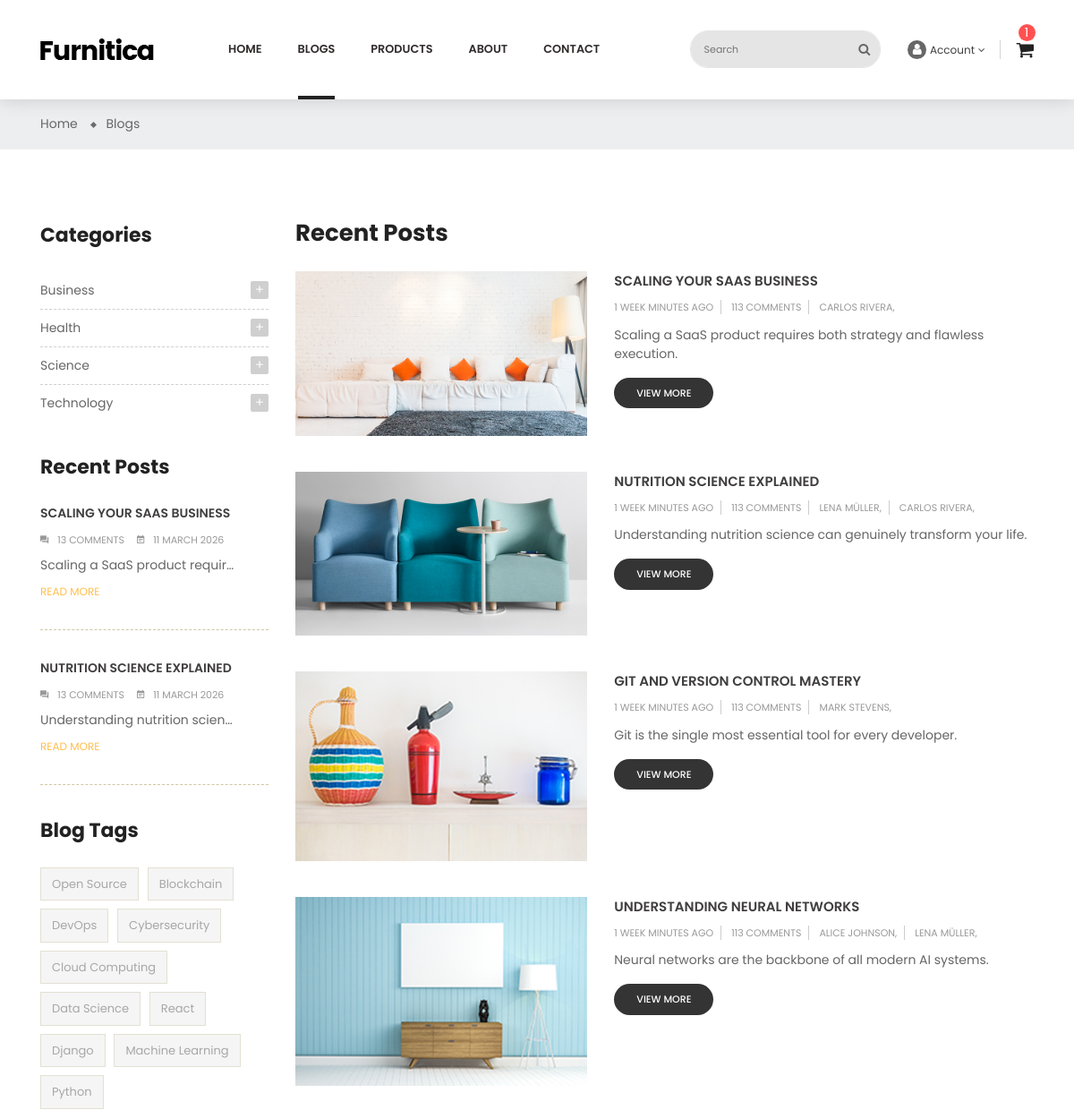
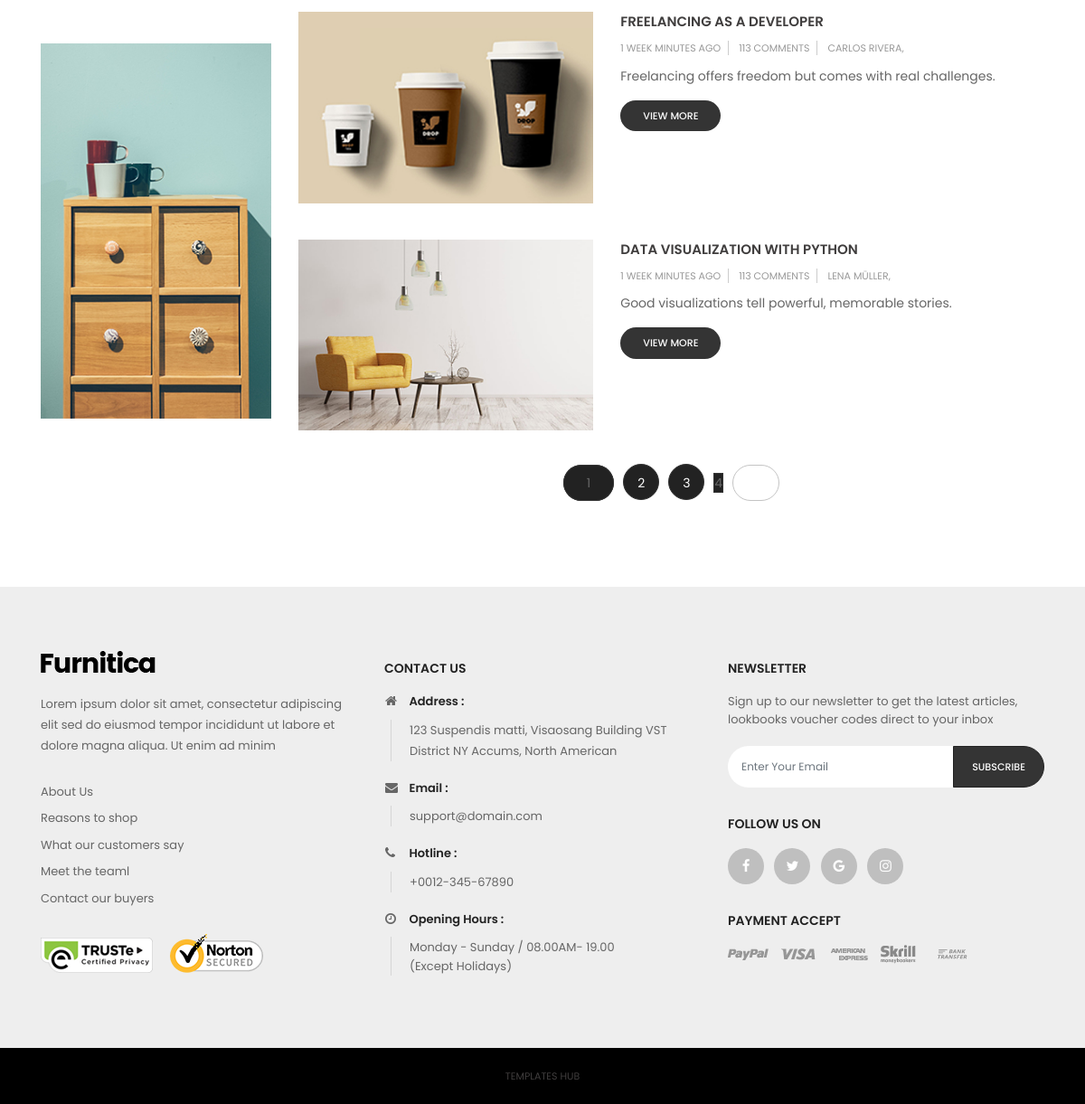
Screenshot of /en/blogs/ with the database file from the repository (2 pictures, top to bottom).
### blogs/models.py (models this page shows, shortened)
class Category(BaseModel):
    title = models.CharField(
        max_length=128,
        verbose_name=_("Title")
    )
    parent = models.ForeignKey(
        'self',
        on_delete=models.PROTECT,
        related_name='children',
        null=True,
        blank=True,
        verbose_name=_("Parent category")
    )
    class Meta:
        db_table = 'categories'
        verbose_name = _("Category")
        verbose_name_plural = _("Categories")

class Blog(BaseModel):
    title = models.CharField(
        max_length=128,
        verbose_name=_("Title")
    )
    short_description = models.CharField(
        max_length=255,
        verbose_name=_("Short description")
    )
    image = models.ImageField(
        upload_to='blogs/',
        null=True,
        blank=True,
        verbose_name=_("Image")
    )
    long_description = models.TextField(
        verbose_name=_("Long description")
    )
    status = models.CharField(
        max_length=20,
        choices=BlogStatus,
        default=BlogStatus.DRAFT,
        verbose_name=_("Status")
    )
    categories = models.ManyToManyField(
        Category,
        related_name='blogs',
        verbose_name=_("Categories")
    )
    tags = models.ManyToManyField(
        Tag,
        related_name='blogs',
        verbose_name=_("Tags")
    )
    authors = models.ManyToManyField(
        Author,
        related_name='blogs',
        verbose_name=_("Authors")
    )
    class Meta:
        db_table = 'blogs'
        verbose_name = _("Blog")
        verbose_name_plural = _("Blogs")

class Tag(BaseModel):
    title = models.CharField(
        max_length=128,
        verbose_name=_("Title")
    )
    class Meta:
        db_table = 'tags'
        verbose_name = _("Tag")
        verbose_name_plural = _("Tags")

class Author(BaseModel):
    full_name = models.CharField(
        max_length=128,
        verbose_name=_("Full name")
    )
    image = models.ImageField(
        upload_to='authors/',
        verbose_name=_("Image")
    )
    about = models.CharField(
        max_length=255,
        verbose_name=_("About")
    )
    professions = models.CharField(
        max_length=128,
        verbose_name=_("Professions")
    )
    is_active = models.BooleanField(
        default=True,
        verbose_name=_("Is active")
    )
    class Meta:
        db_table = 'authors'
        verbose_name = _("Author")
        verbose_name_plural = _("Authors")

### blogs/views.py (the view)
# urls.py: path('', BlogListView.as_view(), name='list'),
class BlogListView(ListView):
    model = Blog
    template_name = 'blogs/blogs-list.html'
    context_object_name = 'blogs'
    paginate_by = 6
    def get_queryset(self):
        blogs = Blog.objects.filter(status=BlogStatus.PUBLISHED).order_by('-id')
        categories = self.request.GET.getlist('cat')
        tags = self.request.GET.getlist('tag')
        categories_id_list = []
        tags_id_list = []
        if categories:
            categories_id_list = list(map(int, categories[0].split(',')))
        if tags:
            tags_id_list = list(map(int, tags[0].split(',')))
        if categories_id_list:
            blogs = blogs.filter(categories__id__in=categories_id_list)
        if tags_id_list:
            blogs = blogs.filter(tags__id__in=tags_id_list)
        return blogs
    def get_context_data(self, **kwargs):
        context = super().get_context_data(**kwargs)
        context["categories"] = Category.objects.filter(parent=None).order_by('-id')
        context["tags"] = Tag.objects.all().order_by('-id')
        context["recent_posts"] = Blog.objects.order_by('-created_at')[:2]
        return context

### templates/blogs/blogs-list.html (shortened to what this page needs)
{% extends 'layout/base.html' %}
{% load static %}
{% load i18n %}
{% block id %}id="blog-list-sidebar-left"{% endblock %}
{% block class %}class="blog"{% endblock %}
{% block content %}
    <div class="main-content">
        <div id="wrapper-site">
            <div id="content-wrapper">
                <div id="main">
                    <div class="page-home">
                        <nav class="breadcrumb-bg">
                            <div class="container no-index">
                                <div class="breadcrumb">
                                    <ol>
                                        <li>
                                            <a href="{% url 'shared:home' %}">
                                                <span>{% trans 'Home' %}</span>
                                            </a>
                                        </li>
                                        <li>
                                            <a href="{% url 'blogs:list' %}">
                                                <span>{% trans 'Blogs' %}</span>
                                            </a>
                                        </li>
                                    </ol>
                                </div>
                            </div>
                        </nav>
                        <div class="container">
                            <div class="content">
                                <div class="row">
                                    {% include 'blogs/blog-filter.html' %}
                                    <div class="col-sm-8 col-lg-9 col-md-9 flex-xs-first main-blogs">
                                        <h2>{% trans 'Recent Posts' %}</h2>
                                        {% for blog in blogs %}
                                            <div class="list-content row">
                                                <div class="hover-after col-md-5 col-xs-12">
                                                    <a href="{% url 'blogs:detail' pk=blog.id %}">
                                                        <img src="{{ blog.image.url }}" alt="img">
                                                    </a>
                                                </div>
                                                <div class="late-item col-md-7 col-xs-12">
                                                    <p class="content-title">
                                                        <a href="{% url 'blogs:detail' pk=blog.id %}">{{ blog.title }}</a>
                                                    </p>
                                                    <p class="post-info">
                                                        <span>{{ blog.created_at|timesince }} {% trans 'minutes ago' %}</span>
                                                        <span>113 Comments</span>
                                                        {% for author in blog.authors.all %}
                                                            <span>{{ author.full_name }},</span>
                                                        {% endfor %}
                                                    </p>
                                                    <p class="description">{{ blog.short_description }}
                                                    </p>
                                                    <span class="view-more">
                                                    <a href="{% url 'blogs:detail' pk=blog.id %}">{% trans 'view more' %}</a>
                                                </span>
                                                </div>
                                            </div>
                                        {% endfor %}
                                        <div class="page-list col">
                                            <ul class="justify-content-center d-flex">
                                            {% for page in page_obj.paginator.page_range %}
                                                    <li class="current active">
                                                        <a rel="nofollow" onclick="addUrlParameter('page',{{ page }})"
                                                           class="disabled js-search-link">
                                                            {{ page }}
                                                        </a>
                                                    </li>
                                            {% endfor %}
                                            {% if page_obj.has_next %}
                                                    <li>
                                                        <a onclick="addUrlParameter('page',{{ page_obj.next_page_number }})" rel="next"
                                                           class="next disabled js-search-link">
                                                        </a>
                                                    </li>
                                            {% endif %}
                                            </ul>
                                        </div>
                                    </div>
                                </div>
                            </div>
                        </div>
                    </div>
                </div>
            </div>
        </div>
    </div>
{% endblock %}

### templates/blogs/blog-filter.html (shortened to what this page needs)
{% load i18n %}
{% load static %}
<div class="sidebar-3 sidebar-collection col-lg-3 col-md-3 col-sm-4">
    <div class="sidebar-block">
        <div class="title-block">{% trans 'Categories' %}</div>
        <div class="block-content">
            {% for category in categories %}
                <div class="cateTitle hasSubCategory open level1">
                                                    <span class="arrow collapse-icons collapsed" data-toggle="collapse"
                                                          data-target="#{{ category.id }}" aria-expanded="false"
                                                          role="status">
                                                        <i class="zmdi zmdi-plus"></i>
                                                    </span>
                    <a class="cateItem"
                       onclick="addUrlParameter('cat', {{ category.id }})">{{ category.title }}</a>
                </div>
            {% endfor %}
        </div>
    </div>
    <div class="sidebar-block">
        <div class="title-block">{% trans 'Recent Posts' %}</div>
        <div class="post-item-content">
            {% for post in recent_posts %}
                <div>
                    <div class="late-item first-child">
                        <a href="{% url 'blogs:detail' pk=post.id %}">
                            <p class="content-title">{{ post.title }}</p>
                        </a>
                        <span>
                                                            <i class="zmdi zmdi-comments"></i>13 {% trans 'comments' %}
                                                        </span>
                        <span>
                                                            <i class="zmdi zmdi-calendar-note"></i>{{ post.created_at|date:"d F Y" }}
                                                        </span>
                        <p class="description">{{ post.short_description|truncatechars:30 }}
                        </p>
                        <p class="remove">
                            <a href="{% url 'blogs:detail' pk=post.id %}">{% trans 'READ MORE' %}</a>
                        </p>
                    </div>
                </div>
            {% endfor %}
        </div>
    </div>
    <div class="sidebar-block product-tags">
        <div class="title-block">
            {% trans 'Blog Tags' %}
        </div>
        <div class="block-content">
            <ul class="listSidebarBlog list-unstyled">
                {% for tag in tags %}
                    <li>
                        <a onclick="addUrlParameter('tag', {{ tag.id }})"
                           title="Show products matching tag Hot Trend">
                            {{ tag.title }}</a>
                    </li>
                {% endfor %}
            </ul>
        </div>
    </div>
    <div class="sidebar-block group-image-special">
        <div class="effect">
            <a href="#">
                <img class="img-fluid" src="{% static 'img/blog/advertising.jpg' %}"
                     alt="banner-2"
                     title="banner-2">
            </a>
        </div>
    </div>
</div>

### rows the page displays
Category: title "Business"
Category: title "Health"
Category: title "Science"
Category: title "Technology"
Blog: title "SCALING YOUR SAAS BUSINESS", created_at "11 MARCH 2026", short_description "Scaling a SaaS product requir…", image (picture), created_at "1 WEEK", short_description "Scaling a SaaS product requires both strategy and flawless execution."
Blog: title "NUTRITION SCIENCE EXPLAINED", created_at "11 MARCH 2026", short_description "Understanding nutrition scien…", image (picture), created_at "1 WEEK", short_description "Understanding nutrition science can genuinely transform your life."
Tag: title "Open Source"
Tag: title "Blockchain"
Tag: title "DevOps"
Tag: title "Cybersecurity"
Tag: title "Cloud Computing"
Tag: title "Data Science"
Tag: title "React"
Tag: title "Django"
Tag: title "Machine Learning"
Tag: title "Python"
Author: full_name "CARLOS RIVERA"
Author: full_name "LENA MÜLLER"
Blog: image (picture), title "GIT AND VERSION CONTROL MASTERY", created_at "1 WEEK", short_description "Git is the single most essential tool for every developer."
Author: full_name "MARK STEVENS"
Blog: image (picture), title "UNDERSTANDING NEURAL NETWORKS", created_at "1 WEEK", short_description "Neural networks are the backbone of all modern AI systems."
Author: full_name "ALICE JOHNSON"
Blog: image (picture), title "FREELANCING AS A DEVELOPER", created_at "1 WEEK", short_description "Freelancing offers freedom but comes with real challenges."
Blog: image (picture), title "DATA VISUALIZATION WITH PYTHON", created_at "1 WEEK", short_description "Good visualizations tell powerful, memorable stories."

### other values shown
{{ page }} "1" "2" "3" "4"
